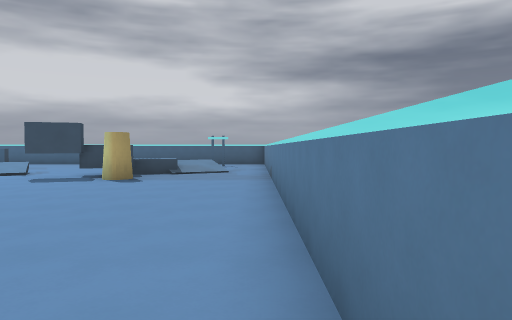
View 1 (above)

20 first-person views from a walk through a 3-D level made in the Godot game engine. The camera is 1.5 m above the floor, tilts 2° down and sees 70° across. The floor is counted in squares, 2 m on a side. Each view is taken from the middle of a square. On the plan, view 1 faces up. The plan holds only what a view shows up to about 11 squares ahead; the rest is blank.

View 2
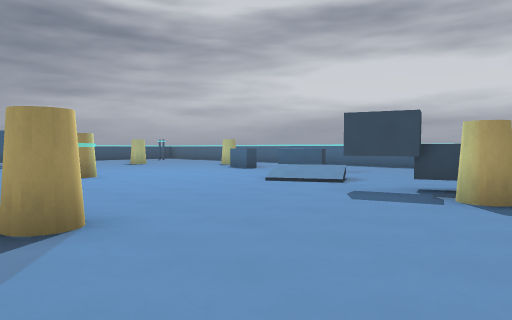

View 3
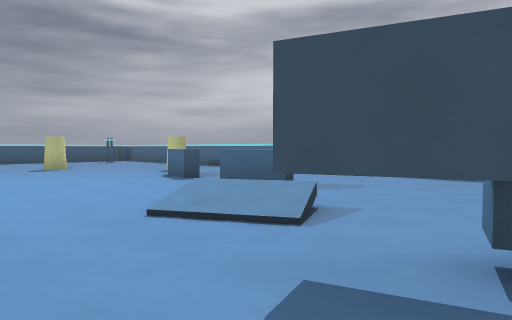

View 4
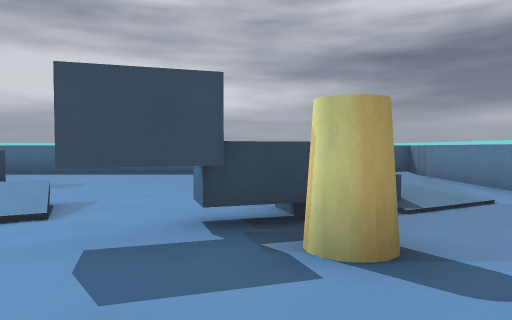

View 5
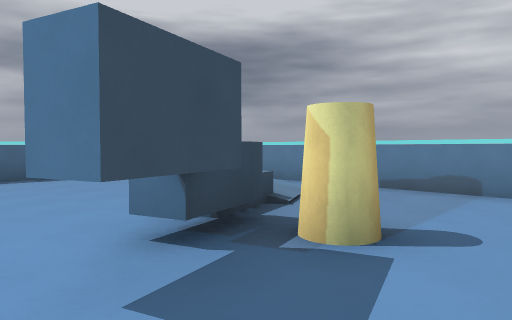

View 6
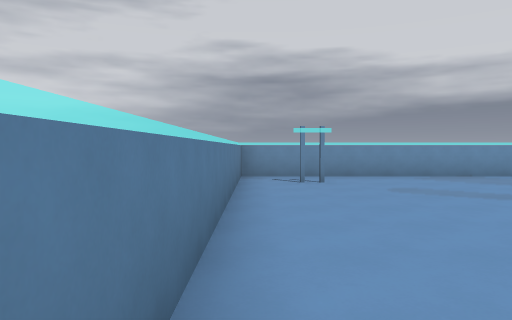

View 7
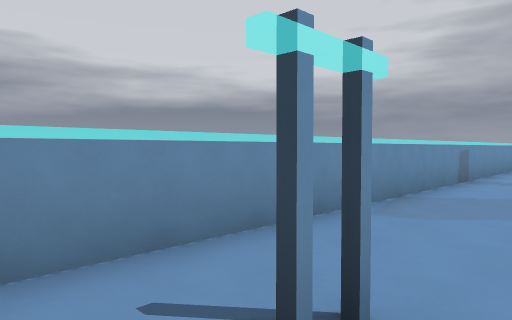

View 8
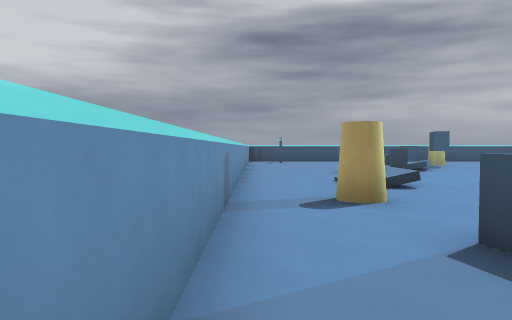

View 9
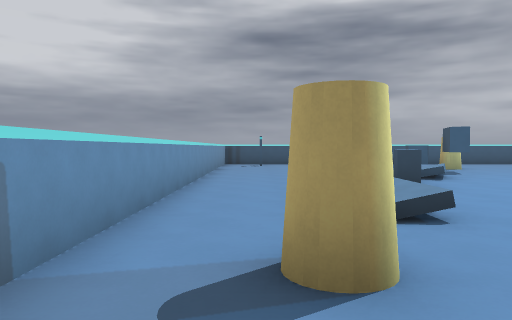

View 10
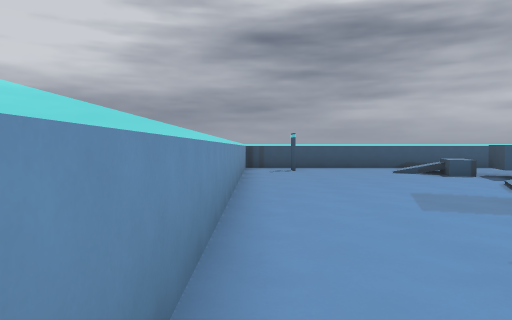

View 11
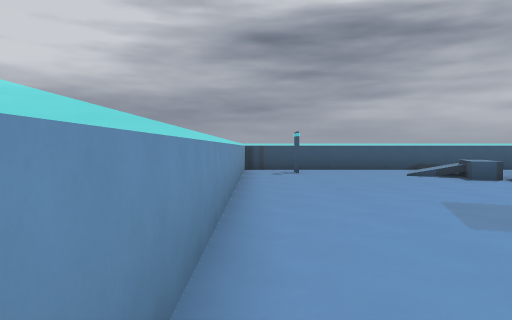

View 12
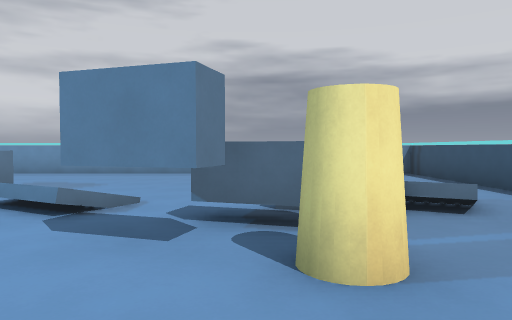

View 13
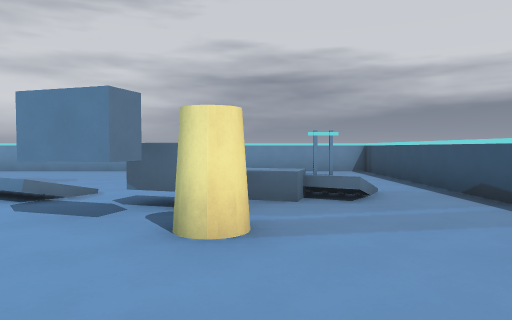

View 14
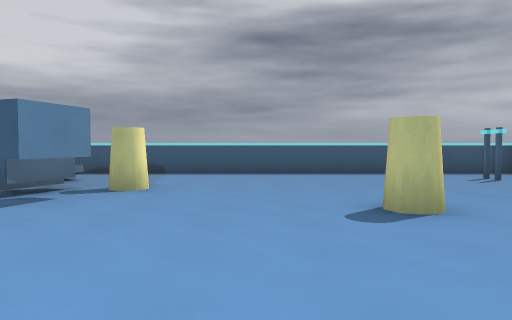

View 15
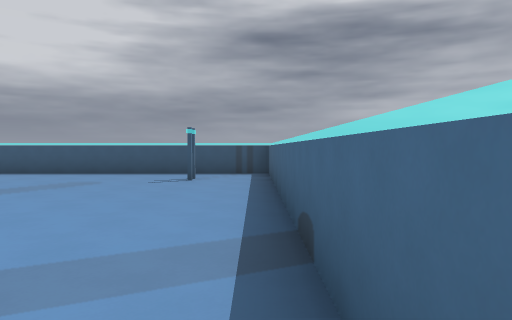

View 16
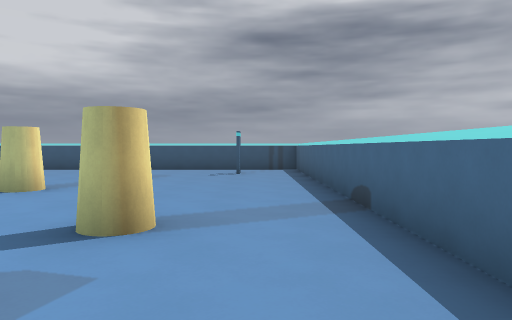

View 17
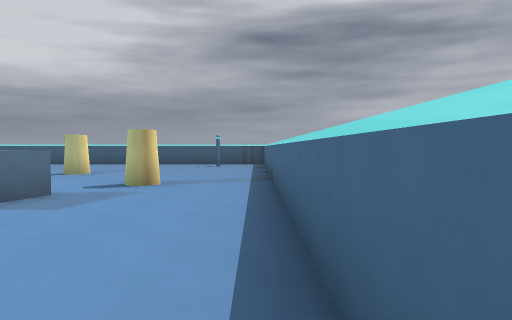

View 18
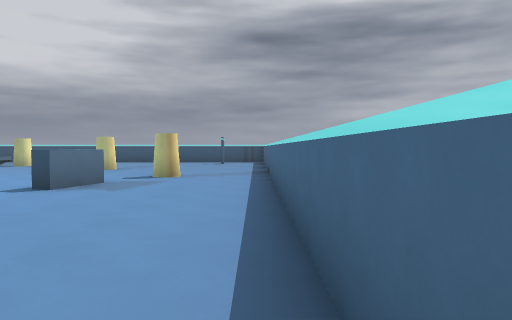

View 19
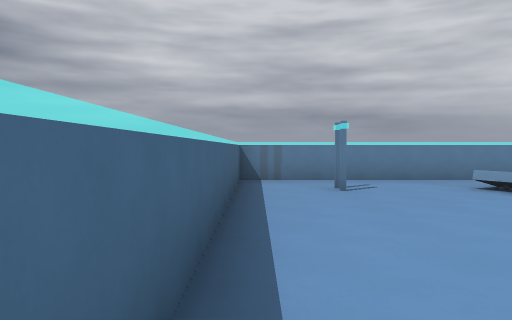

View 20
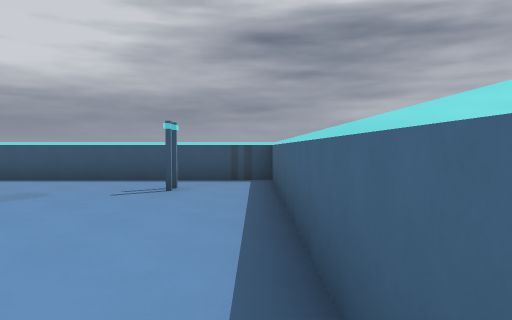

### Floor plan
Key: @ floor where view 1 was taken; # wall or solid block; . floor; / step, stairs or slope; = window, fence, low wall or low ledge; ^ raised ledge; P pillar; O other object.
Columns run from 24 left of view 1 to 1 right of it. Each row starts with its distance up from view 1.
 17 ##########################
 16 #........................#
 15 #........................#
 14 #.........P..............#
 13 #........................#
 12 #...........^..^......=..#
 11 #......P........./... //.#
 10 #...............///.##/..#
  9 #...............//.##P...#
  8 #......... ..............#
  7 #...PP.... ..............#
  6 #.....#...  O............#
  5 #..=/#.=/...   ..........#
  4 #.//==.//....     P......#
  3 #../.....^^....    ......#
  2 #...........==...   .....#
  1 #...........//....^......#
  0 #.#............P.......#@#
 -1 #........................#
 -2 ##########################

Where each view was taken, in squares from view 1:
view 1: 0 up, 0 right, facing up
view 2: 3 up, 2 left, facing up-left
view 3: 7 up, 4 left, facing up-left
view 4: 6 up, 4 left, facing up
view 5: 7 up, 6 left, facing up-right
view 6: 8 up, 0 right, facing down
view 7: 1 up, 0 right, facing down-left
view 8: 1 down, 4 left, facing left
view 9: 0 up, 7 left, facing left
view 10: 1 down, 10 left, facing left
view 11: 1 down, 11 left, facing left
view 12: 9 up, 19 left, facing down
view 13: 10 up, 20 left, facing down
view 14: 9 up, 13 left, facing left
view 15: 16 up, 13 left, facing left
view 16: 15 up, 11 left, facing left
view 17: 16 up, 7 left, facing left
view 18: 16 up, 5 left, facing left
view 19: 16 up, 8 left, facing right
view 20: 16 up, 15 left, facing left
